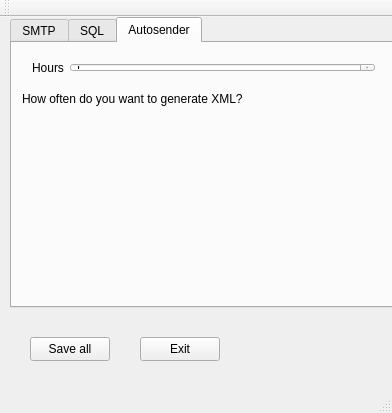
<?xml version="1.0" encoding="UTF-8"?>
<ui version="4.0">
 <class>ParamSmtpClass</class>
 <widget class="QMainWindow" name="ParamSmtpClass">
  <property name="geometry">
   <rect>
    <x>0</x>
    <y>0</y>
    <width>392</width>
    <height>413</height>
   </rect>
  </property>
  <property name="windowTitle">
   <string>ParamSmtp</string>
  </property>
  <widget class="QWidget" name="centralWidget">
   <widget class="QTabWidget" name="tabWidget">
    <property name="geometry">
     <rect>
      <x>10</x>
      <y>0</y>
      <width>441</width>
      <height>291</height>
     </rect>
    </property>
    <property name="currentIndex">
     <number>2</number>
    </property>
    <widget class="QWidget" name="tab">
     <attribute name="title">
      <string>SMTP</string>
     </attribute>
     <widget class="QWidget" name="layoutWidget">
      <property name="geometry">
       <rect>
        <x>10</x>
        <y>20</y>
        <width>331</width>
        <height>471</height>
       </rect>
      </property>
      <layout class="QFormLayout" name="formLayout">
       <property name="fieldGrowthPolicy">
        <enum>QFormLayout::ExpandingFieldsGrow</enum>
       </property>
       <property name="rowWrapPolicy">
        <enum>QFormLayout::WrapLongRows</enum>
       </property>
       <property name="verticalSpacing">
        <number>9</number>
       </property>
       <item row="0" column="0">
        <widget class="QLabel" name="label">
         <property name="text">
          <string>Smtp-server:</string>
         </property>
        </widget>
       </item>
       <item row="0" column="1">
        <widget class="QLineEdit" name="server">
         <property name="enabled">
          <bool>true</bool>
         </property>
         <property name="sizePolicy">
          <sizepolicy hsizetype="Expanding" vsizetype="Fixed">
           <horstretch>0</horstretch>
           <verstretch>0</verstretch>
          </sizepolicy>
         </property>
         <property name="toolTip">
          <string comment="123" extracomment="321"/>
         </property>
         <property name="whatsThis">
          <string/>
         </property>
         <property name="accessibleName">
          <string/>
         </property>
         <property name="accessibleDescription">
          <string/>
         </property>
         <property name="text">
          <string>smtp.gmail.com</string>
         </property>
        </widget>
       </item>
       <item row="1" column="0">
        <widget class="QLabel" name="label_2">
         <property name="text">
          <string>Server port:</string>
         </property>
        </widget>
       </item>
       <item row="1" column="1">
        <widget class="QLineEdit" name="port">
         <property name="text">
          <string/>
         </property>
        </widget>
       </item>
       <item row="2" column="0">
        <widget class="QLabel" name="label_3">
         <property name="text">
          <string>Username:</string>
         </property>
        </widget>
       </item>
       <item row="2" column="1">
        <widget class="QLineEdit" name="uname">
         <property name="text">
          <string/>
         </property>
        </widget>
       </item>
       <item row="3" column="0">
        <widget class="QLabel" name="label_4">
         <property name="text">
          <string>Password:</string>
         </property>
        </widget>
       </item>
       <item row="3" column="1">
        <widget class="QLineEdit" name="paswd">
         <property name="inputMask">
          <string/>
         </property>
         <property name="text">
          <string/>
         </property>
         <property name="echoMode">
          <enum>QLineEdit::Normal</enum>
         </property>
        </widget>
       </item>
       <item row="4" column="0">
        <widget class="QLabel" name="label_5">
         <property name="text">
          <string>Recipant to:</string>
         </property>
        </widget>
       </item>
       <item row="4" column="1">
        <widget class="QLineEdit" name="rcpt">
         <property name="text">
          <string/>
         </property>
        </widget>
       </item>
       <item row="5" column="0">
        <widget class="QLabel" name="label_6">
         <property name="text">
          <string>Subject:</string>
         </property>
        </widget>
       </item>
       <item row="5" column="1">
        <widget class="QLineEdit" name="subject">
         <property name="text">
          <string/>
         </property>
        </widget>
       </item>
      </layout>
     </widget>
    </widget>
    <widget class="QWidget" name="tab_2">
     <attribute name="title">
      <string>SQL</string>
     </attribute>
     <widget class="QWidget" name="formLayoutWidget">
      <property name="geometry">
       <rect>
        <x>19</x>
        <y>20</y>
        <width>311</width>
        <height>211</height>
       </rect>
      </property>
      <layout class="QFormLayout" name="formLayout_2">
       <item row="0" column="0">
        <widget class="QLabel" name="label_7">
         <property name="text">
          <string>Host name</string>
         </property>
        </widget>
       </item>
       <item row="0" column="1">
        <widget class="QLineEdit" name="lineEditHostName"/>
       </item>
       <item row="1" column="1">
        <widget class="QLineEdit" name="lineEditOdbc"/>
       </item>
       <item row="1" column="0">
        <widget class="QLabel" name="label_8">
         <property name="text">
          <string>ODBC</string>
         </property>
        </widget>
       </item>
       <item row="2" column="0">
        <widget class="QLabel" name="label_9">
         <property name="text">
          <string>User name</string>
         </property>
        </widget>
       </item>
       <item row="2" column="1">
        <widget class="QLineEdit" name="lineEditUserName"/>
       </item>
       <item row="3" column="0">
        <widget class="QLabel" name="label_10">
         <property name="text">
          <string>Password</string>
         </property>
        </widget>
       </item>
       <item row="3" column="1">
        <widget class="QLineEdit" name="lineEditPassword"/>
       </item>
      </layout>
     </widget>
    </widget>
    <widget class="QWidget" name="tab_5">
     <attribute name="title">
      <string>Autosender</string>
     </attribute>
     <widget class="QWidget" name="formLayoutWidget_2">
      <property name="geometry">
       <rect>
        <x>9</x>
        <y>9</y>
        <width>365</width>
        <height>31</height>
       </rect>
      </property>
      <layout class="QFormLayout" name="formLayout_3">
       <item row="0" column="0">
        <widget class="QLabel" name="label_11">
         <property name="text">
          <string>Hours</string>
         </property>
        </widget>
       </item>
       <item row="0" column="1">
        <widget class="QSpinBox" name="spinBoxHours">
         <property name="minimum">
          <number>1</number>
         </property>
         <property name="maximum">
          <number>240</number>
         </property>
        </widget>
       </item>
      </layout>
     </widget>
     <widget class="QLabel" name="label_12">
      <property name="geometry">
       <rect>
        <x>10</x>
        <y>40</y>
        <width>351</width>
        <height>31</height>
       </rect>
      </property>
      <property name="text">
       <string>How often do you want to generate XML?</string>
      </property>
     </widget>
    </widget>
   </widget>
   <widget class="QPushButton" name="exitBtn_4">
    <property name="geometry">
     <rect>
      <x>140</x>
      <y>320</y>
      <width>80</width>
      <height>24</height>
     </rect>
    </property>
    <property name="text">
     <string>Exit</string>
    </property>
   </widget>
   <widget class="QPushButton" name="sendBtn_4">
    <property name="geometry">
     <rect>
      <x>30</x>
      <y>320</y>
      <width>80</width>
      <height>24</height>
     </rect>
    </property>
    <property name="text">
     <string>Save all</string>
    </property>
   </widget>
  </widget>
  <widget class="QMenuBar" name="menuBar">
   <property name="geometry">
    <rect>
     <x>0</x>
     <y>0</y>
     <width>392</width>
     <height>21</height>
    </rect>
   </property>
  </widget>
  <widget class="QToolBar" name="mainToolBar">
   <attribute name="toolBarArea">
    <enum>TopToolBarArea</enum>
   </attribute>
   <attribute name="toolBarBreak">
    <bool>false</bool>
   </attribute>
  </widget>
  <widget class="QStatusBar" name="statusBar"/>
 </widget>
 <layoutdefault spacing="6" margin="11"/>
 <resources/>
 <connections/>
</ui>
